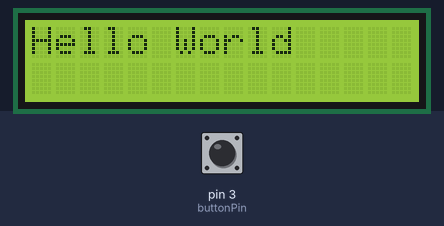
A sketch run on a simulated Arduino Uno, built with avr-gcc and run on an emulated ATmega328P. On the bench: 16×2 character LCD. The inputs (shaded band) are chosen by the test bench; at power-on: pin 3 (buttonPin) LOW. Random numbers use the default seed unless the sketch sets one.

Above: at 1.2 s.
1.3 s: pin 3 (buttonPin) pulled HIGH for 2.55 s
At 2.9 s:
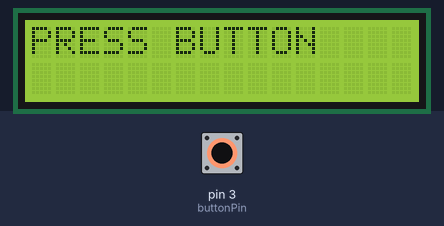
At 4.6 s:
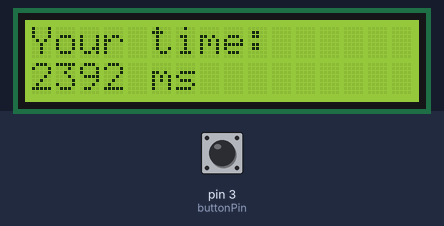
Timing chart, 0 to 6.1 s (numbered marks = the images above; inputs shaded):
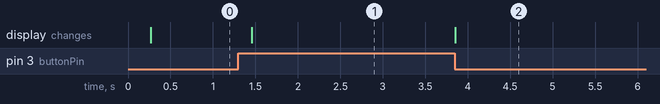

The sketch:

sketch_apr7a.ino
```cpp
#include <LiquidCrystal.h>  // Include the LiquidCrystal library for the LCD

// Define the pin connected to the pushbutton
const int buttonPin = 3;

// Define the LCD pin connections: RS, Enable, Data4, Data5, Data6, Data7
const int rs = 7, en = 8, d4 = 9, d5 = 10, d6 = 11, d7 = 12;

LiquidCrystal lcd(rs, en, d4, d5, d6, d7);  // Create an LCD object
void reactionGame() {
  lcd.clear();    // Clear the LCD screen
  lcd.print("Hello World"); // Inform the player to get ready

  // Generate a random delay between 3 to 6 seconds (3000-6000 ms) ...
  // Use the function random(); to help achieve that. Look it up how it works.
  // !!! ENTER THE CODE HERE !!!
delay(random(3000-6000));
  lcd.clear();
  lcd.print("PRESS BUTTON");  // Ask the player to press the button as fast as possible

  unsigned long startTime = millis();  // Record the time right button press

  // Don’t worry about how this works, only that the code below waits until ...
  // the player presses the button.
  while (digitalRead(buttonPin) == HIGH) {
    // This keeps running until the player reacts and presses the button
  }

  // Use the start time recorded above (startTime) and the current time to ...
  // calculate how long the player took to press the button.
  unsigned long reactionTime = (millis()-startTime);

  // Display the reaction time on the LCD
  lcd.clear();
  lcd.print("Your time:");
  lcd.setCursor(0, 1);         // Move to the second row
  lcd.print(reactionTime);     // Show the reaction time in milliseconds
  lcd.print(" ms");

  delay(3000);  // Keep the result displayed for 3 seconds before restarting
}


void setup() {
  pinMode(buttonPin, INPUT);     // Set the button pin as ???
  lcd.begin(2, 16);             // Initialize LCD type (x columns, y rows)
  Serial.begin(9600);          // Start Serial Monitor for debugging output
  randomSeed(analogRead(0));   // Seed the random number generator
}

void loop() {
  lcd.clear();                 // Clear the LCD screen
  lcd.print("Press to Start"); // Display instruction to the player

  // Just waiting here until the player presses the button (HIGH to LOW)
  while (digitalRead(buttonPin) == HIGH) {} // DONT WORRY HOW THIS WORKS NOW

  // Small delay to remove mechanical button bounce noise
  delay(200);

  // Call the function that runs the reaction timer game
  reactionGame(); // Need to be defined!!!
}
```
